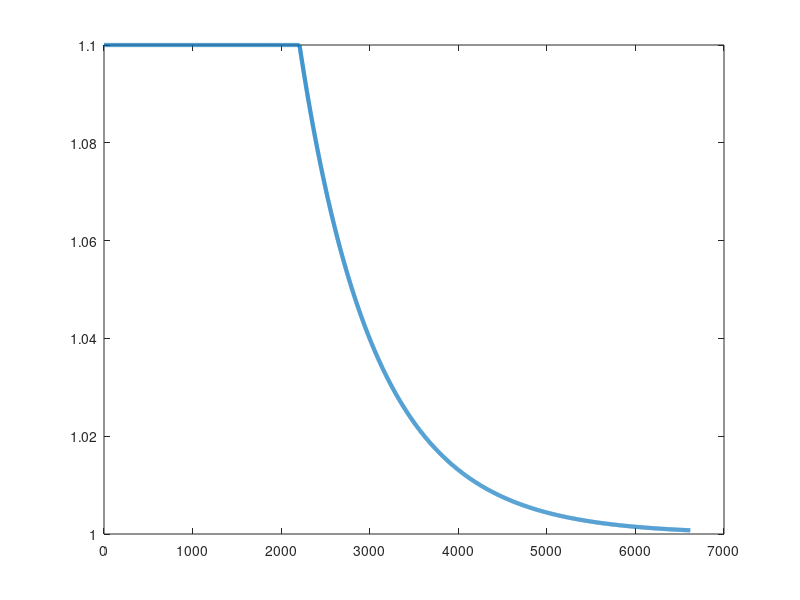

Write MATLAB code to recreate this figure. (Note: this script raises an error after producing the figure.)
%Simplified Spherical model%
clc,clear all

%%%Simplified Static pore collapse
d=1e-9; %microsecond
alpha0=1.1;
 a0=20e-6; %initial size


 Y=276e6; %Yield 
 rho=2.7e3; % density

  Pcrit=(2*Y/3)*log(alpha0/(alpha0-1)); 
  Prate=0.2 * 1e8; 
  P=0:Prate/100:3*Pcrit;
  alpha=zeros(length(P),1);

  for i=1:length(alpha)

    if P(i)<Pcrit

        alpha(i)=alpha0;
    else

        alpha(i)=1/(1-exp(-3*P(i)/2/Y));
    end
  end

plot(alpha,'LineWidth',3)
ax = gca; 
ax.FontSize = 16; 
xlabel('timesteps','FontSize',16,'FontWeight','bold')
ylabel('\alpha','FontSize',16,'FontWeight','bold')


%Simplified dynamic pore collapse
% 
% 
 tau=sqrt(rho*a0*a0/(3*Y*((alpha0-1)^(2/3)))); 
 alpha_d=zeros(length(P),1);
 count=0;
 for i=1:length(alpha_d)
 
         
 
     if P(i)<=Pcrit
         alpha_d(i)=alpha0;
        count=count+1;
    end
end

for k = count:(length(P)-1)
 NonD=d*d/tau/tau/Y;
pterm=P(k)-(2*Y/3)*log(alpha_d(k)/(alpha_d(k)-1));
f1=tara(alpha_d(k),1);
f4=tara(alpha_d(k),4);
dif=alpha_d(k)-alpha_d(k-1);
term1= (1/6)*dif*dif*f4;
term2=NonD*pterm;

term3=(1/f1)*(term1-term2);

alpha_d(k+1)=2*alpha_d(k)-alpha_d(k-1)+term3;

 end
% 
hold on
plot(alpha_d,'LineWidth',3)

legend('Static','dynamic')
title('Simplified Pore Collapse models')


function y = tara(a,n)

y= (a-1)^(-n/3)-a^(-n/3);

end


% 
% 
% 
